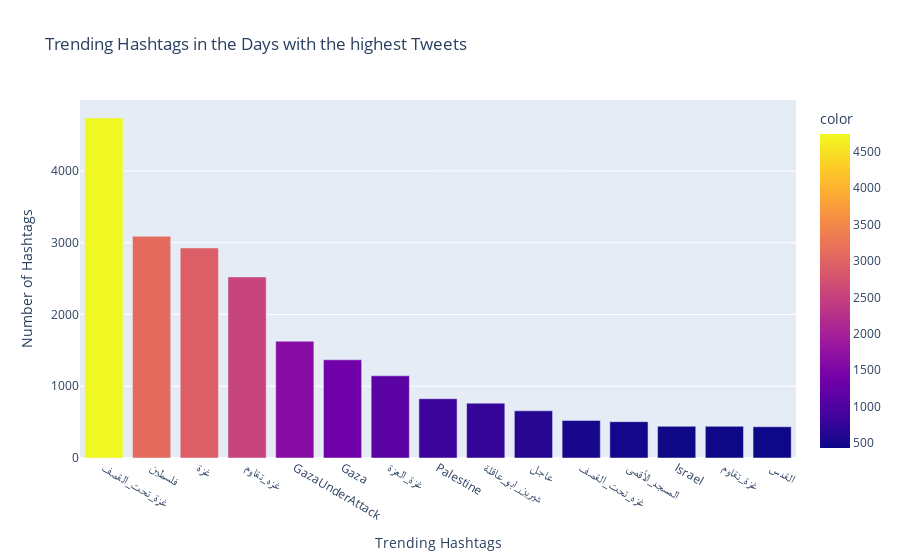

The notebook cell this image was saved under:
### Code cell
srt_dct = dict(sorted(hashcount.items(), key=lambda item: item[1], reverse=True))
keylist = list()

for key in srt_dct.keys():
    keylist.append(str(key))

fig = px.bar(x = keylist[:15], y = list(srt_dct.values())[:15],color=list(srt_dct.values())[:15],title='Trending Hashtags in the Days with the highest Tweets',labels={
    'y' : 'Number of Hashtags',
    'x' : 'Trending Hashtags'
})
fig.show()

### Figure 1 — Plotly figure (JSON) as saved in the notebook; plotly's stock layout.template omitted (floating-point values rounded to 4 significant figures)
{"data": [{"alignmentgroup": "True", "hovertemplate": "Trending Hashtags=%{x}<br>Number of Hashtags=%{y}<br>color=%{marker.color}<extra></extra>", "legendgroup": "", "marker": {"color": [4738, 3088, 2926, 2522, 1627, 1368, 1145, 826, 764, 657, 524, 506, 441, 441, 435], "coloraxis": "coloraxis", "pattern": {"shape": ""}}, "name": "", "offsetgroup": "", "orientation": "v", "showlegend": false, "textposition": "auto", "type": "bar", "x": ["غزة_تحت_القصف", "فلسطين", "غزة", "غزه_تقاوم", "GazaUnderAttack", "Gaza", "غزة_العزة", "Palestine", "شيرين_ابو_عاقلة", "عاجل", "غزه_تحت_القصف", "المسجد_الأقصى", "Israel", "غزة_تقاوم", "القدس"], "xaxis": "x", "y": [4738, 3088, 2926, 2522, 1627, 1368, 1145, 826, 764, 657, 524, 506, 441, 441, 435], "yaxis": "y"}], "layout": {"barmode": "relative", "coloraxis": {"colorbar": {"title": {"text": "color"}}, "colorscale": [[0, "#0d0887"], [0.1111, "#46039f"], [0.2222, "#7201a8"], [0.3333, "#9c179e"], [0.4444, "#bd3786"], [0.5556, "#d8576b"], [0.6667, "#ed7953"], [0.7778, "#fb9f3a"], [0.8889, "#fdca26"], [1, "#f0f921"]]}, "legend": {"tracegroupgap": 0}, "title": {"text": "Trending Hashtags in the Days with the highest Tweets"}, "xaxis": {"anchor": "y", "domain": [0, 1], "title": {"text": "Trending Hashtags"}}, "yaxis": {"anchor": "x", "domain": [0, 1], "title": {"text": "Number of Hashtags"}}}}
